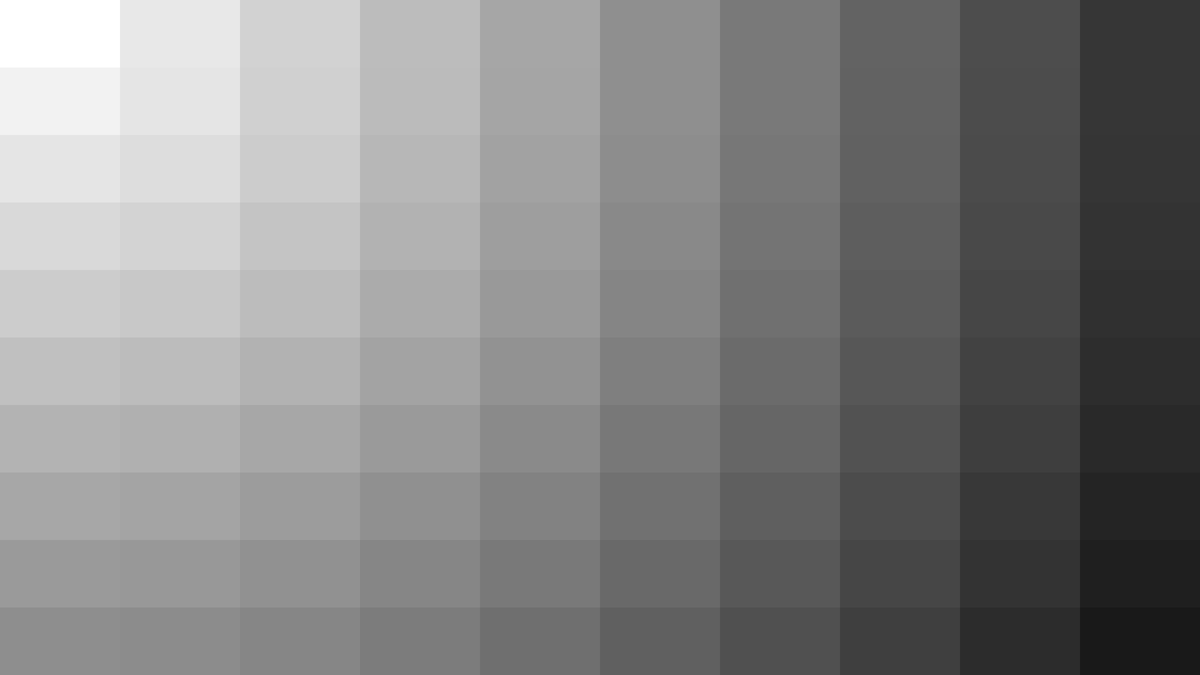
Frame 1 (no input)
Frame 60 (the mouse pressed at the canvas centre just before this capture): identical to frame 1, image omitted
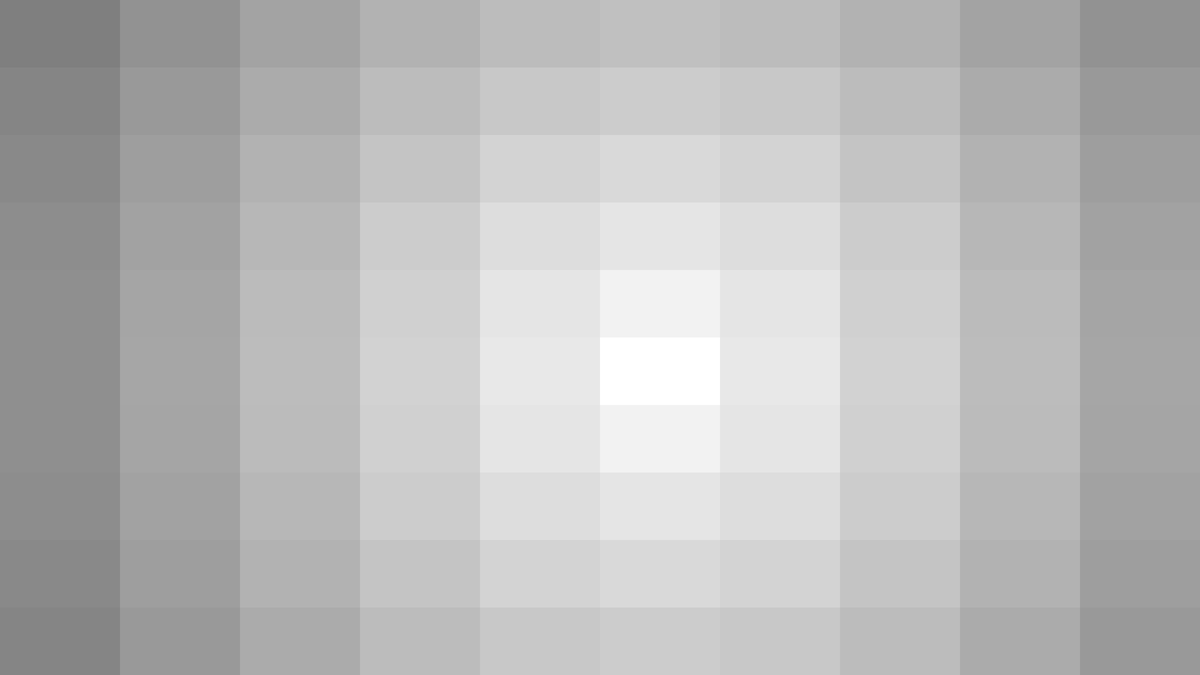
Frame 120 (the mouse held since frame 60 and released just before this capture)

The Processing sketch that drew these frames (run headless with seeded random() and noise(); from frame 60 on, the mouse is pressed at the canvas centre):

// Processing sketch: Loops_07_Spotlight
// ── Loops_07_Spotlight.pde
/*
Loops_07_Spotlight.pde
Author: Alexandros Lotsos
Summary: An example using a nested for loop to create a grid where the individual cells are colored based on their distance from the mouse.
This example uses the processing map and dist functions. For more information on their syntax and uses, please refer to the documentation below:
map -> https://processing.org/reference/map_.html
dist -> https://processing.org/reference/dist_.html
*/

//starting x,y dimensions of the board and limit to the boards size
float xDim = 10;
float yDim = 10;
float lim = 100;

void setup(){
  size(1920, 1080);
  background(155);
  noStroke();
}

void draw(){
  background(155); //refresh bg
  
  //calculate rectangle dimensions based on dimensions
  float xStep = width/xDim;
  float yStep = height/yDim;
  
  //calculate maximum distance between the mouse and a tile based on the diagonal of the board
  float maxDist = dist(0, 0, xDim * xStep, yDim * yStep); //max distance here is the mouse on 0,0 and the last tile on the screen.
  
  for(float x = 0; x < xDim; x++){
    for(float y = 0; y < yDim; y++){
      //calculate current distance from mouse location
      float currDist = dist(x*xStep, y*yStep, mouseX, mouseY);
      //map current distance to a fill value that ranges from 255 to 0
      float fillDist = map(currDist, 0, maxDist, 255, 0);
      fill(fillDist);      
      rect(x*xStep, y*yStep, xStep, yStep);
    }
  }
}

void keyPressed(){
  //using the arrow keys and the R key we will:
  if(keyCode == LEFT && xDim > 5){ //decrease x dimension by one
    xDim--;
  }else if(keyCode == RIGHT && xDim < lim){ //increase x dimension by one
    xDim++;
  }else if(keyCode == DOWN && yDim > 5){ //decrease y dimension by one
    yDim--;
  }else if(keyCode == UP && yDim < lim){ //increase y dimension by one
    yDim++;
  }else if(key == 'r' || key == 'R'){ //reset dimensions back to 10x10
    xDim = 10;
    yDim = 10;
  }
}
